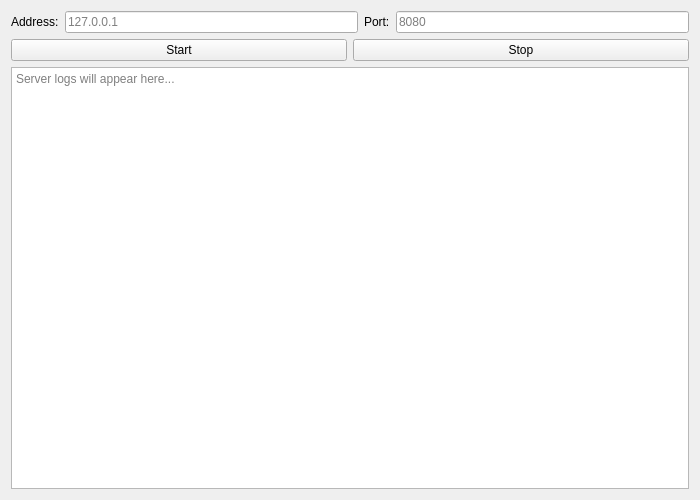
<?xml version="1.0" encoding="UTF-8"?>
<ui version="4.0">
 <class>ServerGUI</class>
 <widget class="QWidget" name="ServerGUI">
  <property name="geometry">
   <rect>
    <x>0</x>
    <y>0</y>
    <width>700</width>
    <height>500</height>
   </rect>
  </property>
  <property name="windowTitle">
   <string>IUT Food Server</string>
  </property>
  <layout class="QVBoxLayout" name="verticalLayout">
   <item>
    <layout class="QHBoxLayout" name="addressPortLayout">
     <item>
      <widget class="QLabel" name="addressLabel">
       <property name="text">
        <string>Address:</string>
       </property>
      </widget>
     </item>
     <item>
      <widget class="QLineEdit" name="addressLineEdit">
       <property name="placeholderText">
        <string>127.0.0.1</string>
       </property>
      </widget>
     </item>
     <item>
      <widget class="QLabel" name="portLabel">
       <property name="text">
        <string>Port:</string>
       </property>
      </widget>
     </item>
     <item>
      <widget class="QLineEdit" name="portLineEdit">
       <property name="placeholderText">
        <string>8080</string>
       </property>
      </widget>
     </item>
    </layout>
   </item>
   <item>
    <layout class="QHBoxLayout" name="buttonLayout">
     <item>
      <widget class="QPushButton" name="startButton">
       <property name="text">
        <string>Start</string>
       </property>
      </widget>
     </item>
     <item>
      <widget class="QPushButton" name="stopButton">
       <property name="text">
        <string>Stop</string>
       </property>
      </widget>
     </item>
    </layout>
   </item>
   <item>
    <widget class="QTextEdit" name="logsTextEdit">
     <property name="readOnly">
      <bool>true</bool>
     </property>
     <property name="placeholderText">
      <string>Server logs will appear here...</string>
     </property>
    </widget>
   </item>
  </layout>
 </widget>
 <resources/>
 <connections/>
</ui> 
